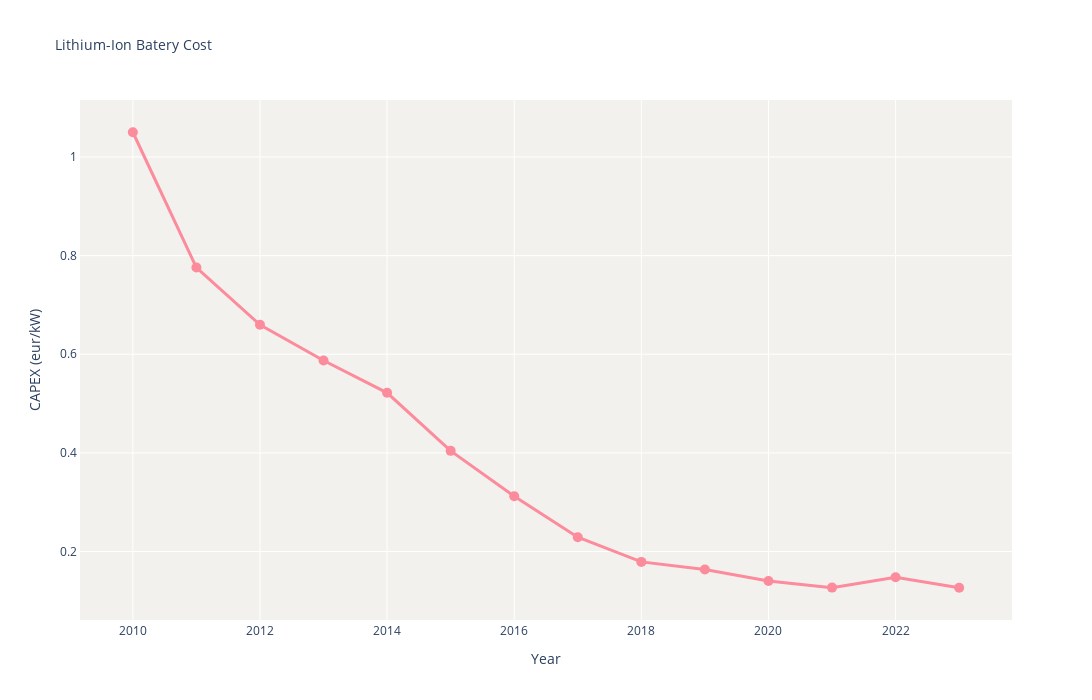

Source (notebook cell):
### Code cell
# Create the graph using plotly.express with 'Step' on the x-axis and 'Value' on the y-axis
fig = px.line(combined_df_corrected, x = 'Year', y ='Price', title='Lithium-Ion Batery Cost',
              labels={'Year':'Year', 'Price':'CAPEX (eur/kW)'})

fig.update_traces(line=dict(color='#fc8b9b', width=3), mode='markers+lines', marker=dict(size=10),)

fig.update_layout(
    plot_bgcolor='#f2f1ee',  # Set the background color to white
    paper_bgcolor='white',  # Set the background color outside the plot to white
    xaxis=dict(
        showline=True,
        showgrid=True,
        gridcolor='white',  # Set grid color to light grey
        linecolor='white',
    ),
    yaxis=dict(
        showline=True,
        showgrid=True,
        gridcolor='white',  # Set grid color to light grey
        linecolor='white',
    )
)

# Update the font size
fig.update_layout(
    title_font_size=14,
    legend_title_font_size=14,
    width = 1100,
    height = 700
)


# Show the plot
every_second_year = combined_df_corrected['Year'][::2]

fig.update_layout(
    xaxis=dict(
        tickmode='array',
        tickvals=every_second_year,
        ticktext=every_second_year
    ),
)

fig.show()

### Figure 1 — Plotly figure (JSON) as saved in the notebook; plotly's stock layout.template omitted (floating-point values rounded to 4 significant figures)
{"data": [{"hovertemplate": "Year=%{x}<br>CAPEX (eur/kW)=%{y}<extra></extra>", "legendgroup": "", "line": {"color": "#fc8b9b", "dash": "solid", "width": 3}, "marker": {"size": 10, "symbol": "circle"}, "mode": "markers+lines", "name": "", "orientation": "v", "showlegend": false, "type": "scatter", "x": ["2010", "2011", "2012", "2013", "2014", "2015", "2016", "2017", "2018", "2019", "2020", "2021", "2022", "2023"], "xaxis": "x", "y": [1.05, 0.7758, 0.6597, 0.5873, 0.5218, 0.4041, 0.3119, 0.2288, 0.1789, 0.1634, 0.1403, 0.1268, 0.1478, 0.1265], "yaxis": "y"}], "layout": {"height": 700, "legend": {"title": {"font": {"size": 14}}, "tracegroupgap": 0}, "paper_bgcolor": "white", "plot_bgcolor": "#f2f1ee", "title": {"font": {"size": 14}, "text": "Lithium-Ion Batery Cost"}, "width": 1100, "xaxis": {"anchor": "y", "domain": [0, 1], "gridcolor": "white", "linecolor": "white", "showgrid": true, "showline": true, "tickmode": "array", "ticktext": ["2010", "2012", "2014", "2016", "2018", "2020", "2022"], "tickvals": ["2010", "2012", "2014", "2016", "2018", "2020", "2022"], "title": {"text": "Year"}}, "yaxis": {"anchor": "x", "domain": [0, 1], "gridcolor": "white", "linecolor": "white", "showgrid": true, "showline": true, "title": {"text": "CAPEX (eur/kW)"}}}}
